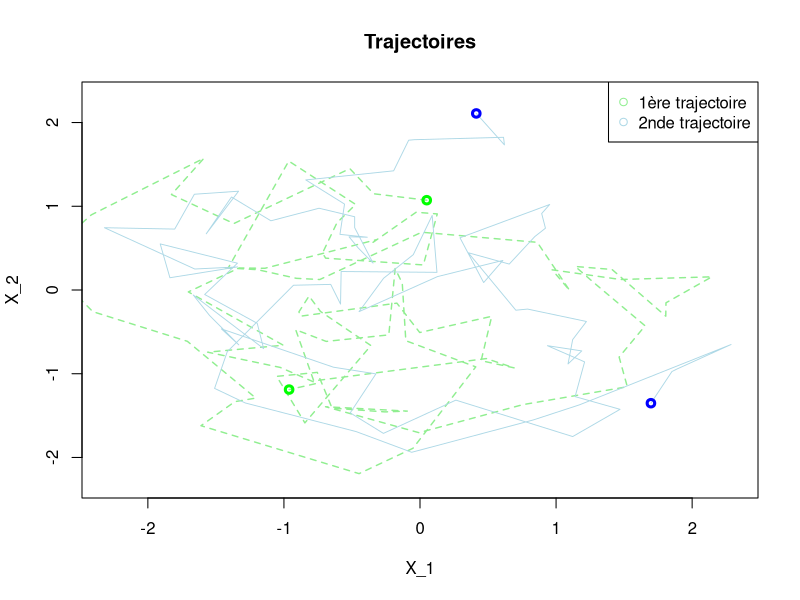
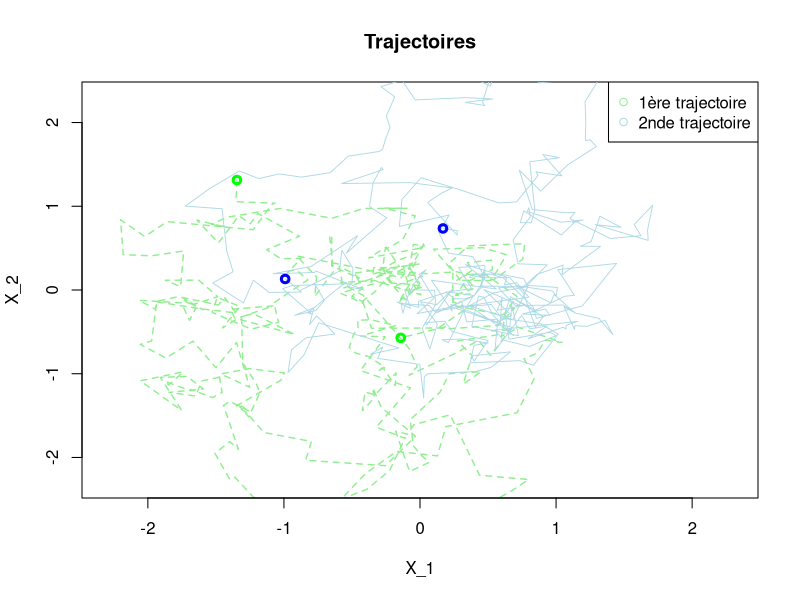
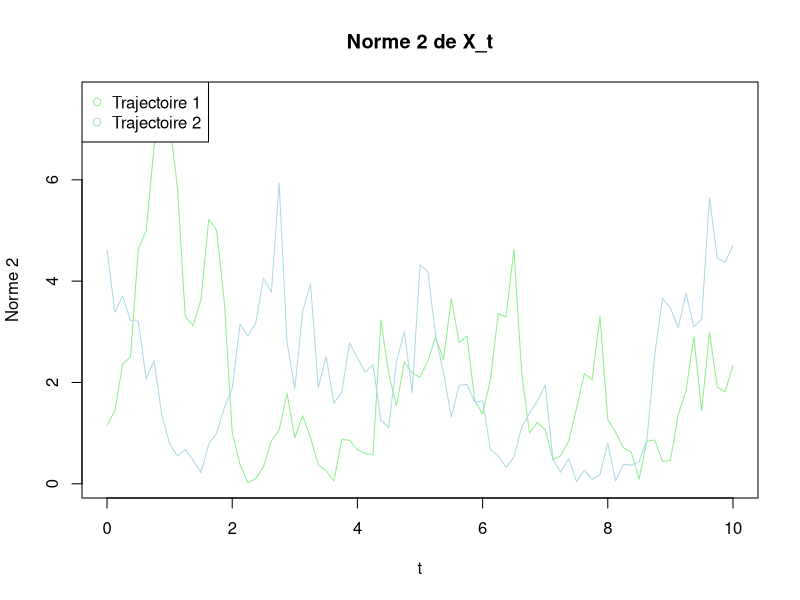
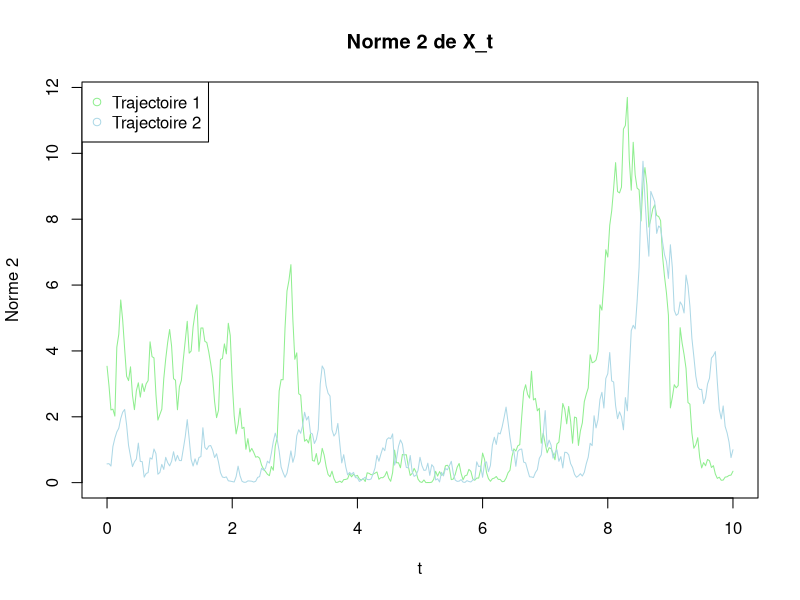
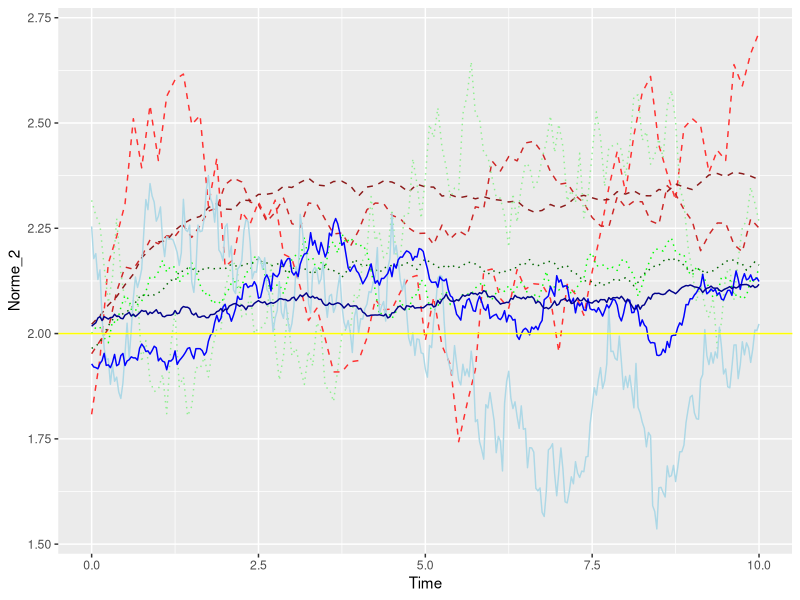

Source code (R) for these figures, in order: (Note: a time limit stopped this script after it produced the figures.)
library(ggplot2)

#Schéma d'Euler pour le vecteur 2D X_t
Euler_Scheme_3 <- function(t,h){
  #Matrice drift
  b = matrix(c(-0.5,-1,1,-0.5),byrow = T,ncol = 2)
  N = floor(t/h)
  #On définit une matrice (2,N) avec le X_0 tiré
  X_k = matrix(rnorm(2),nrow = 2)
  for(k in 1:N){
    tirage = X_k[,k] + b%*%X_k[,k]*h + rnorm(2,mean = 0,sd = sqrt(h))
    X_k = cbind(X_k,tirage)
  }
  return(X_k)
}

t = 10
#On trace 4 trajectoires
h = 2^(-3)
repli_1 <- replicate(2,Euler_Scheme_3(t,h))
plot(repli_1[1,,1],repli_1[2,,1],col = 'lightgreen',lty = 'dashed',lwd = 1.4,type = 'l',xlab = 'X_1',ylab = 'X_2',main = "Trajectoires",xlim = c(-2.3,2.3),ylim = c(-2.3,2.3))
points(repli_1[1,,2],repli_1[2,,2],col = 'lightblue',lwd = 0.9,type = 'l')

points(repli_1[1,1,1],repli_1[2,1,1],lwd = 3,col = 'green')
points(repli_1[1,length(repli_1[1,,1]),1],repli_1[2,length(repli_1[1,,1]),1],lwd = 3,col = 'green')
points(repli_1[1,1,2],repli_1[2,1,2],lwd = 3,col = 'blue')
points(repli_1[1,length(repli_1[1,,1]),2],repli_1[2,length(repli_1[1,,1]),2],lwd = 3,col = 'blue')
legend("topright",legend = c('1ère trajectoire','2nde trajectoire'),pch = 1,col = c('lightgreen','lightblue'))

h = 2^(-5)
repli_2 <- replicate(2,Euler_Scheme_3(t,h))
plot(repli_2[1,,1],repli_2[2,,1],col = 'lightgreen',lty = 'dashed',lwd = 1.4,type = 'l',xlab = 'X_1',ylab = 'X_2',main = "Trajectoires",xlim = c(-2.3,2.3),ylim = c(-2.3,2.3))
points(repli_2[1,,2],repli_2[2,,2],col = 'lightblue',lwd = 0.9,type = 'l')

points(repli_2[1,1,1],repli_2[2,1,1],lwd = 3,col = 'green')
points(repli_2[1,length(repli_2[1,,1]),1],repli_2[2,length(repli_2[1,,1]),1],lwd = 3,col = 'green')
points(repli_2[1,1,2],repli_2[2,1,2],lwd = 3,col = 'blue')
points(repli_2[1,length(repli_2[1,,1]),2],repli_2[2,length(repli_2[1,,1]),2],lwd = 3,col = 'blue')
legend("topright",legend = c('1ère trajectoire','2nde trajectoire'),pch = 1,col = c('lightgreen','lightblue'))


#Norme 2 à chaque pas de temps de discrétisation
norme2_tp3 <- function (X_k){
  N = length(X_k[1,])
  norme_2 = c()
  for(k in 1:N){
    norme_2 = c(norme_2,sum(X_k[,k]^2))
  }
  return(norme_2)
}

#Tracé des normes 2 pour ces 4 trajectoires
h = 2^(-3)
norme_2_1 = norme2_tp3(repli_1[,,1])
norme_2_2 = norme2_tp3(repli_1[,,2])
time = seq(0,t,h)
plot(time,norme_2_1,main = "Norme 2 de X_t",xlab = 't',ylab = 'Norme 2',type=  'l',col = 'lightgreen')
points(time,norme_2_2,type = 'l',col = 'lightblue')
legend("topleft",legend = c("Trajectoire 1","Trajectoire 2"),col = c("lightgreen","lightblue"),pch = 1)

h = 2^(-5)
norme_2_1 = norme2_tp3(repli_2[,,1])
norme_2_2 = norme2_tp3(repli_2[,,2])
time = seq(0,t,h)
plot(time,norme_2_1,main = "Norme 2 de X_t",xlab = 't',ylab = 'Norme 2',type=  'l',col = 'lightgreen')
points(time,norme_2_2,type = 'l',col = 'lightblue')
legend("topleft",legend = c("Trajectoire 1","Trajectoire 2"),col = c("lightgreen","lightblue"),pch = 1)


#Moyenne empirique pour approximer l'espérance de X^2
empirical_mean <- function(sample,M){
  #Matrice qui contient les normes 2 moyennées pour chaque pas de temps
  norme_2 = matrix(data  = NA,nrow= M,ncol = length(sample[1,,1]))
  for(i in 1:M){
    norme_2[i,] = norme2_tp3(sample[,,i])
  }
  return(apply(norme_2,2,FUN = 'mean'))
}

#Tracé de la norme 2 pour plusieurs h et plusieurs M
plot_diff_M_h <- function(t,h_vect,M_vect,couleur,type_l){
  cpt = 0
  cpt_l = 0
  p <- ggplot()
  for(h in h_vect){
    cpt_l = cpt_l + 1
    time = seq(0,t,h)
    for(M in M_vect){
      cpt = cpt+1
      sample <- replicate(M,Euler_Scheme_3(t,h))
      norme_2 <- empirical_mean(sample,M)
      df <- data.frame(Norme_2 = norme_2,Time  = time)
      title = paste("h = ",h,', M = ',M)
      p  = p +  geom_line(data = df,aes(x = Time,y = Norme_2),color = couleur[cpt],linetype =  type_l[cpt_l])
    }
  }
  p = p + geom_hline(yintercept = 2,col = 'yellow')
  print(p)
}

couleur = c("firebrick1","firebrick3","firebrick4","lightgreen","green","darkgreen","lightblue","blue","darkblue")
h_vect <- c(2^(-3),2^(-4),2^(-5))
M_vect = c(100,1000,10000)
type_l = c("dashed","dotted","solid")

plot_diff_M_h(t,h_vect,M_vect,couleur,type_l)

# Méthode de Romberg-Richardson
Romberg_Richardson <- function(t,h,M){
  sample_1 <- replicate(M,Euler_Scheme_3(t,h))
  sample_2 <- replicate(M,Euler_Scheme_3(t,h/2))
  
  
  empi_mean_h <- empirical_mean(sample_1,M)
  empi_mean_h_2 <- empirical_mean(sample_2,M)
  
  #Il y a 2 fois plus de point pour le empi_mean_h_2
  return(2*empi_mean_h_2[seq(1,length(empi_mean_h_2),2)] - empi_mean_h)
}

#Tracé de l'approximation R-R pour plusieurs M et plusieurs h
plot_diff_M_h_RR <- function(t,h_vect,M_vect,couleur,type_l){
  cpt = 0
  cpt_l = 0
  p <- ggplot()
  for(h in h_vect){
    cpt_l = cpt_l + 1
    time = seq(0,t,h)
    for(M in M_vect){
      cpt = cpt+1
      sample <- Romberg_Richardson(t,h,M)

      df <- data.frame(Norme_2 = sample,Time  = time)
      title = paste("h = ",h,', M = ',M)
      p  = p +  geom_line(data = df,aes(x = Time,y = Norme_2),color = couleur[cpt],linetype =  type_l[cpt_l])
    }
  }
  print(p)
}

couleur = c("firebrick1","firebrick3","firebrick4","lightgreen","green","darkgreen","lightblue","blue","darkblue")
h_vect <- c(2^(-3),2^(-4),2^(-5))
M_vect = c(100,1000,10000)
type_l = c("dashed","dotted","solid")

plot_diff_M_h_RR(t,h_vect,M_vect,couleur,type_l)

#Comparaison de la précision des deux méthodes
plot_comp_RR_Euler <- function(t,h,M){
  Euler <- empirical_mean(replicate(M,Euler_Scheme_3(t,h)),M)
  df1 <- data.frame(Norme_2 = Euler,Time = seq(0,t,h))
  
  RR <- Romberg_Richardson(t,h,M)
  df2 <- data.frame(Norme_2 = RR,Time = seq(0,t,h))
  
  p = ggplot()
  p  = p +  geom_line(data = df1,aes(x = Time,y = Norme_2,color = "Méthode Euler"))
  p  = p +  geom_line(data = df2,aes(x = Time,y = Norme_2,color = "Méthode RR"))
  p = p + scale_color_manual( values = c("red", "blue"))
  p = p + theme()
  print(p)
}

#Comparaison des deux méthodes d'approximations
plot_comp_RR_Euler(10,2^(-4),1000)
plot_comp_RR_Euler(10,2^(-4),100000)

plot_comp_RR_Euler(10,2^(-5),1000)
plot_comp_RR_Euler(10,2^(-5),100000)
